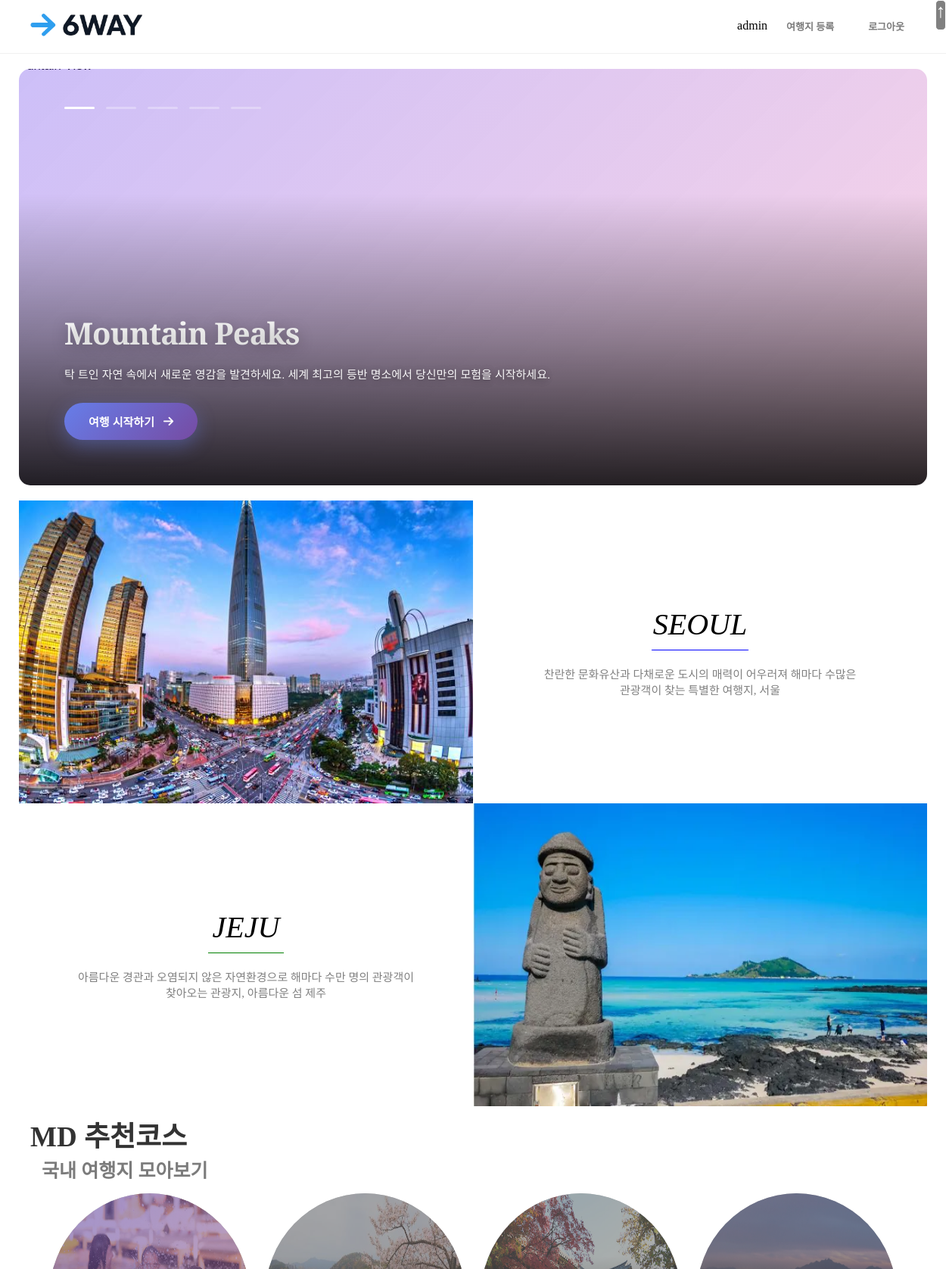
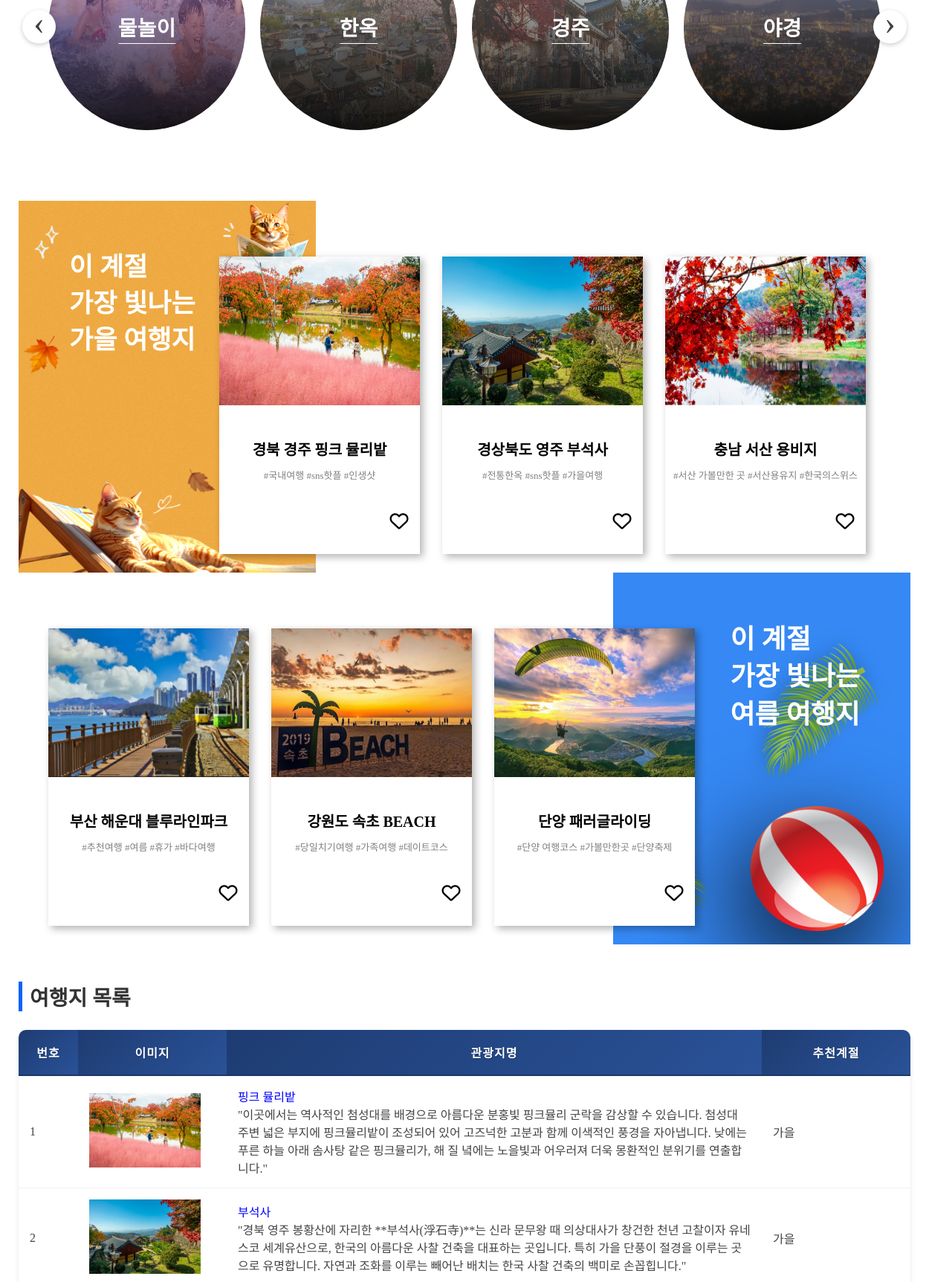
Screenshot of / (signed in, upper part) with the database file from the repository (2 pictures, top to bottom).
### travel/models.py (models this page shows)
class User(db.Model):
    id = db.Column(db.Integer, primary_key=True, autoincrement=True)      # db에 생성된 순서로 부여되는 id
    userid = db.Column(db.String(50), unique=True, nullable=False)        # user 가 회원 생성시 작성하는 로그인을 위한 id / 필수입력
    password = db.Column(db.String(200), nullable=False)                  # 비밀번호  / 필수입력
    username = db.Column(db.String(50), unique=True, nullable=False)      # 닉네임 / 필수입력
    email = db.Column(db.String(100), unique=True, nullable=False)        # 이메일 / 필수입력

class Tour(db.Model):
    id = db.Column(db.Integer, primary_key=True,  autoincrement=True)     # db에 생성된 순서로 부여되는 id
    image_path = db.Column(db.String(200), nullable=False)                # 이미지 첨부 / 필수입력
    place = db.Column(db.String(150), nullable=False)                     # 관광지명 / 필수입력
    location = db.Column(db.String(200), nullable=False)                  # 위치 / 필수입력
    season = db.Column(db.String(100), nullable=False)                    # 계절 / 필수입력
    content = db.Column(db.Text(), nullable=False)                        # 여행지 설명 / 필수입력
    time = db.Column(db.String(150), nullable=False)                      # 소요 시간 / 필수입력
    price = db.Column(db.String(150), nullable=False)                     # 가격 / 필수입력
    rating = db.Column(db.String(150), nullable=False)                    # 별점 / 필수입력
    level = db.Column(db.String(150), nullable=False)                     # 난이도 / 필수입력

### travel/views/main_views.py (the view)
@bp.route('/')
def index():
    form = RegisterForm()
    page = request.args.get('page', default=1, type=int)
    tour_list = Tour.query.order_by(Tour.id)
    notice_list = Notice.query.order_by(Notice.id.desc()).paginate(page=page, per_page=10)
    return render_template('main.html',tour_list=tour_list, notice_list=notice_list, form=form)

### travel/views/auth_views.py (called while the page is built)
@bp.before_app_request
def load_logged_in_user():
    user_id = session.get('user_id')
    if user_id is None:
        g.user = None
    else:
        g.user = User.query.get(int(user_id))

### travel/templates/main.html (shortened to what this page needs)
{% extends 'base.html' %}
{% block css %}
<link rel="stylesheet" href="https://cdn.jsdelivr.net/npm/swiper@11/swiper-bundle.min.css" />
<link rel="stylesheet" href="{{ url_for('static', filename='css/style.css') }}">
{% endblock %}
{% block content %}
 <div id="slider">
        <div class="swiper mySwiper">
            <div class="swiper-wrapper">
                <div class="swiper-slide">
                    <img src="https://images.unsplash.com/photo-1506905925346-21bda4d32df4?w=1200&h=465&fit=crop" alt="Mountain View">
                    <div class="slide-content">
                        <div class="slide-title">Mountain Peaks</div>
                        <div class="slide-description">탁 트인 자연 속에서 새로운 영감을 발견하세요. 세계 최고의 등반 명소에서 당신만의 모험을 시작하세요.</div>
                        <a href="{{ url_for('sub.sub2') }}">
                        <button class="slide-cta">
                            여행 시작하기
                            <i class="fa-solid fa-arrow-right"></i>
                        </button>
                        </a>
                    </div>
                </div>
            </div>
            <div class="custom-pagination">
                <div class="pagination-bullet active" data-index="0"></div>
                <div class="pagination-bullet" data-index="1"></div>
                <div class="pagination-bullet" data-index="2"></div>
                <div class="pagination-bullet" data-index="3"></div>
                <div class="pagination-bullet" data-index="4"></div>
            </div>
        </div>
    </div>
<div class="travel_box">
            <span class="four_cut">
                <img src="../static/img/soul.jpg" alt="서울">
            </span>
            <div class="txt_box">
                <h2>SEOUL</h2>
                <div class="sun"></div>
                <p>찬란한 문화유산과 다채로운 도시의 매력이 어우러져 해마다 수많은<br> 관광객이 찾는 특별한 여행지, 서울</p>
            </div>
</div>
<div class="travel_box">
            <div class="txt_box">
                <h2>JEJU</h2>
                <div class="sun2"></div>
                <p>아름다운 경관과 오염되지 않은 자연환경으로 해마다 수만 명의 관광객이<br> 찾아오는 관광지, 아름다운 섬 제주</p>
            </div>
            <span class="four_cut">
                <img src="../static/img/jeju.jpg" alt="제주">
            </span>
</div>
<div class="H2-slider">
    <div class="H2-title">MD 추천코스</div>
    <div class="H2-subtitle">국내 여행지 모아보기</div>
    <div class="section-wrapper2">
        <div class="section2">
            <div class="swiper swiper2">
                <div class="swiper-wrapper">
                    <div class="swiper-slide">
                        <a href="#" class="slide-link">
                            <img src="../static/img/mulnori.jpg" alt="물놀이">
                            <span class="slide-text">물놀이</span>
                        </a>
                    </div>
                    <div class="swiper-slide">
                        <a href="#" class="slide-link">
                            <img src="../static/img/hanok.jpg" alt="한옥">
                            <span class="slide-text">한옥</span>
                        </a>
                    </div>
                    <div class="swiper-slide">
                        <a href="#" class="slide-link">
                            <img src="../static/img/bulguksa.jpg" alt="경주">
                            <span class="slide-text">경주</span>
                        </a>
                    </div>
                    <div class="swiper-slide">
                        <a href="#" class="slide-link">
                            <img src="../static/img/yakyung.jpg" alt="야경">
                            <span class="slide-text">야경</span>
                        </a>
                    </div>
                </div>
            </div>
        </div>
        <div class="custom-prev2"><span>‹</span></div>
        <div class="custom-next2"><span>›</span></div>
    </div>
</div>
<div class="container_box">
    <div class="container">
        <div class="banner">
            <img class="banner_box" src="../static/img/box2.jpg" alt="가을박스">
            <div class="banner_text">
                <h2>이 계절<br>가장 빛나는<br>가을 여행지</h2>
            </div>
        </div>
        <div class="card_box">
            <div class="card">
                <img src="../static/img/travel1.jpg" alt="경주">
                <div class="card_text">
                    <h3>경북 경주 핑크 뮬리밭</h3>
                    <p>#국내여행 #sns핫플 #인생샷</p>
                    <span>
                    <i class="fa-regular fa-heart like-btn" onclick="toggleLike(this)"></i>
                    </span>
                </div>
            </div>
            <div class="card">
                <img src="../static/img/tralvel2.jpg" alt="영주">
                <div class="card_text">
                    <h3>경상북도 영주 부석사</h3>
                    <p>#전통한옥 #sns핫플 #가을여행</p>
                    <span>
                    <i class="fa-regular fa-heart like-btn" onclick="toggleLike(this)"></i>
                    </span>
                </div>
            </div>
            <div class="card">
                <img src="../static/img/travel3.jpg" alt="용비지">
                <div class="card_text">
                    <h3>충남 서산 용비지</h3>
                    <P>#서산 가볼만한 곳 #서산용유지 #한국의스위스</P>
                    <span>
                    <i class="fa-regular fa-heart like-btn" onclick="toggleLike(this)"></i>
                    </span>
                </div>
            </div>
        </div>
    </div>
</div>
<div class="container_box2">
    <div class="container2">
        <div class="card_box2">
            <div class="card2">
                <img src="../static/img/summer1.jpg" alt="부산">
                <div class="card_text2">
                    <h3>부산 해운대 블루라인파크</h3>
                    <p>#추천여행 #여름 #휴가 #바다여행</p>
                    <span>
                    <i class="fa-regular fa-heart like-btn" onclick="toggleLike(this)"></i>
                    </span>
                </div>
            </div>
            <div class="card2">
                <img src="../static/img/summer2.jpg" alt="속초">
                <div class="card_text2">
                    <h3>강원도 속초 BEACH</h3>
                    <p>#당일치기여행 #가족여행 #데이트코스</p>
                    <span>
                    <i class="fa-regular fa-heart like-btn" onclick="toggleLike(this)"></i>
                    </span>
                </div>
            </div>
            <div class="card2">
                <img src="../static/img/summer.jpg" alt="단양">
                <div class="card_text2">
                    <h3>단양 패러글라이딩</h3>
                    <P>#단양 여행코스 #가볼만한곳 #단양축제</P>
                    <span>
                    <i class="fa-regular fa-heart like-btn" onclick="toggleLike(this)"></i>
                    </span>
                </div>
            </div>
        </div>
    </div>
    <div class="banner2">
        <img class="banner_box2" src="../static/img/box.jpg" alt="여름박스">
        <div class="banner_text2">
            <h2>이 계절<br>가장 빛나는<br>여름 여행지</h2>
        </div>
    </div>
</div>
<div class="Tour_list">
    <h2>여행지 목록</h2>
    <table class="Tour_list_table">
        <thead>
            <tr class="Tour_list_tr">
                <th class="Tour_table_id">번호</th>
                <th class="Tour_table_img">이미지</th>
                <th class="Tour_table_content">관광지명</th>
                <th class="Tour_table_season">추천계절</th>
            </tr>
        </thead>
        <tbody>
            {% if tour_list %}
                {% for tour in tour_list%}
                    <tr>
                        <td>{{ tour.id }}</td>
                        <td>
                            <a href="{{url_for('sub.detail', tour_id=tour.id)}}">
                                {% if tour.image_path %}
                                    <img src="{{url_for('static', filename=tour.image_path)}}" alt="썸네일" style="width: 150px;">
                                {% endif %}
                            </a>
                        </td>
                        <td style="text-align: left;">
                            <a href="{{url_for('sub.detail', tour_id=tour.id)}}">{{tour.place}}</a>
                            <br> {{tour.content}}
                        </td>
                        <td>{{tour.season}}</td>
                    </tr>
                {% endfor %}
            {% else %}
                <tr>
                    <td colspan="3">여행지가 없습니다.</td>
                </tr>
            {% endif %}
        </tbody>
    </table>
</div>
{% endblock %}

### travel/templates/base.html (shortened to what this page needs)
<!DOCTYPE html>
<html lang="ko">
<head>
    <link rel="stylesheet" href="{{ url_for('static', filename='css/headfoot.css') }}">
    {% block css %}
    {% endblock %}
</head>
<body>
    <div class="navbar">
        <a href="#">↑</a>
    </div>
    <header>
        <div class="header_mini">
            <div class="logo">
                <a href="{{ url_for('main.index') }}"><img src="{{ url_for('static', filename='img/logo.png') }}" alt="6way"></img></a>
            </div>
            <div class="mypage">
                <ul>
                    {% if g.user %}
                        {% if g.user.id == 1%}
                            <li>{{ g.user.username }}</li>
                            <li><a href="{{ url_for('admin.create') }}">여행지 등록</a></li>
                            <li><a href="{{ url_for('auth.logout') }}">로그아웃</a></li>
                        {% else %}
                            <li>{{ g.user.username }}</li>
                            <li><a href="{{ url_for('auth.logout') }}">로그아웃</a></li>
                        {% endif %}
                    {% else %}
                        <li><a href="{{ url_for('auth.signup') }}">회원가입</a></li>
                        <li><a href="{{ url_for('auth.login') }}">로그인</a></li>
                    {% endif %}
                </ul>
            </div>
        </div>
    </header>
    <hr>
    {% block content %}
    {% endblock %}
</body>
</html>

### travel/static/css/headfoot.css (style rules this page uses)
* { margin: 0; padding: 0; box-sizing: border-box; }
ul, ol { list-style: none; }
a { text-decoration: none; }
.navbar { width: 100%; height: 40px; display: flex; position: fixed; }
.navbar a { margin-left: auto; font-size: 25px; background-color: gray; border: 1px solid; color: white; border-radius: 5px; }
.header_mini { width: 1200px; height: 70px; margin: 0 auto; display: flex; justify-content: space-between; align-content: center; }
.logo { width: 150px; height: 60px; margin-left: 15px; padding: 15px 0; }
.logo img { width: 100%; height: auto; display: block; transition: transform 0.35s ease, filter 0.35s ease; }
.mypage ul { display: flex; gap: 5px; height: 100%; }
.mypage ul li { padding: 25px 10px; }
.mypage ul li a { font-size: 13px; font-weight:600; color: #7b7b7b; margin-right: 20px; }
hr { border: none; border-top: 1px solid #F0F0F0; }

### rows the page displays
User: user.username "admin"
Tour: id "1", image_path (picture), place "핑크 뮬리밭", content "\"이곳에서는 역사적인 첨성대를 배경으로 아름다운 분홍빛 핑크뮬리 군락을 감상할 수 있습니다. 첨성대 주변 넓은 부지에 핑크뮬리밭이 조성되어 있어 고즈넉한 고분과 함께 이색적인 풍경을 자아냅니다. 낮에는 푸른 하늘 아래 솜사탕 같은 핑크뮬리가, 해 질 녘에는 노을빛과 어우러져 더욱 몽환적인 분위기를 연출합니다.\"", season "가을"
Tour: id "2", image_path (picture), place "부석사", content "\"경북 영주 봉황산에 자리한 **부석사(浮石寺)**는 신라 문무왕 때 의상대사가 창건한 천년 고찰이자 유네스코 세계유산으로, 한국의 아름다운 사찰 건축을 대표하는 곳입니다. 특히 가을 단풍이 절경을 이루는 곳으로 유명합니다. 자연과 조화를 이루는 빼어난 배치는 한국 사찰 건축의 백미로 손꼽힙니다.\"", season "가을"
